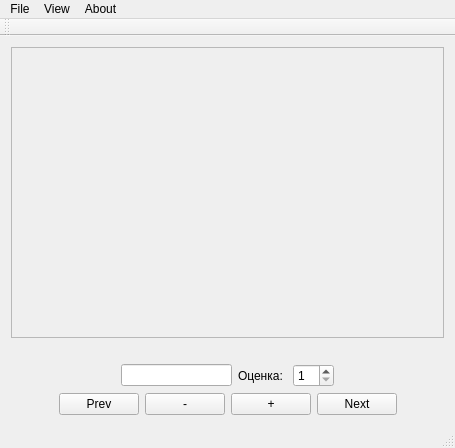
<?xml version="1.0" encoding="UTF-8"?>
<ui version="4.0">
 <class>MainWindow</class>
 <widget class="QMainWindow" name="MainWindow">
  <property name="geometry">
   <rect>
    <x>0</x>
    <y>0</y>
    <width>455</width>
    <height>448</height>
   </rect>
  </property>
  <property name="windowTitle">
   <string>MainWindow</string>
  </property>
  <widget class="QWidget" name="centralWidget">
   <layout class="QVBoxLayout" name="verticalLayout">
    <item>
     <widget class="QScrollArea" name="scrollArea">
      <property name="widgetResizable">
       <bool>true</bool>
      </property>
      <widget class="QWidget" name="scrollAreaWidgetContents">
       <property name="geometry">
        <rect>
         <x>0</x>
         <y>0</y>
         <width>435</width>
         <height>297</height>
        </rect>
       </property>
      </widget>
     </widget>
    </item>
    <item>
     <widget class="QLabel" name="label">
      <property name="text">
       <string/>
      </property>
     </widget>
    </item>
    <item>
     <layout class="QHBoxLayout" name="horizontalLayout">
      <item>
       <spacer name="horizontalSpacer">
        <property name="orientation">
         <enum>Qt::Horizontal</enum>
        </property>
        <property name="sizeHint" stdset="0">
         <size>
          <width>40</width>
          <height>20</height>
         </size>
        </property>
       </spacer>
      </item>
      <item>
       <widget class="QLineEdit" name="lineEdit"/>
      </item>
      <item>
       <widget class="QLabel" name="label_2">
        <property name="text">
         <string>Оценка: </string>
        </property>
       </widget>
      </item>
      <item>
       <widget class="QSpinBox" name="spinBox">
        <property name="minimum">
         <number>1</number>
        </property>
        <property name="maximum">
         <number>10</number>
        </property>
       </widget>
      </item>
      <item>
       <spacer name="horizontalSpacer_2">
        <property name="orientation">
         <enum>Qt::Horizontal</enum>
        </property>
        <property name="sizeHint" stdset="0">
         <size>
          <width>40</width>
          <height>20</height>
         </size>
        </property>
       </spacer>
      </item>
     </layout>
    </item>
    <item>
     <layout class="QHBoxLayout" name="horizontalLayout_2">
      <item>
       <spacer name="horizontalSpacer_3">
        <property name="orientation">
         <enum>Qt::Horizontal</enum>
        </property>
        <property name="sizeHint" stdset="0">
         <size>
          <width>40</width>
          <height>20</height>
         </size>
        </property>
       </spacer>
      </item>
      <item>
       <widget class="QPushButton" name="pushButton_3">
        <property name="text">
         <string>Prev</string>
        </property>
       </widget>
      </item>
      <item>
       <widget class="QPushButton" name="pushButton">
        <property name="text">
         <string>-</string>
        </property>
       </widget>
      </item>
      <item>
       <widget class="QPushButton" name="pushButton_2">
        <property name="text">
         <string>+</string>
        </property>
       </widget>
      </item>
      <item>
       <widget class="QPushButton" name="pushButton_4">
        <property name="text">
         <string>Next</string>
        </property>
       </widget>
      </item>
      <item>
       <spacer name="horizontalSpacer_4">
        <property name="orientation">
         <enum>Qt::Horizontal</enum>
        </property>
        <property name="sizeHint" stdset="0">
         <size>
          <width>40</width>
          <height>20</height>
         </size>
        </property>
       </spacer>
      </item>
     </layout>
    </item>
   </layout>
  </widget>
  <widget class="QMenuBar" name="menuBar">
   <property name="geometry">
    <rect>
     <x>0</x>
     <y>0</y>
     <width>455</width>
     <height>21</height>
    </rect>
   </property>
   <widget class="QMenu" name="menuFile">
    <property name="title">
     <string>File</string>
    </property>
    <addaction name="actionOpen"/>
    <addaction name="actionExit"/>
   </widget>
   <widget class="QMenu" name="menuView">
    <property name="title">
     <string>View</string>
    </property>
    <addaction name="actionZoomIn"/>
    <addaction name="actionZoomOut"/>
    <addaction name="separator"/>
    <addaction name="actionFitToWindow"/>
    <addaction name="actionNormal_Size"/>
   </widget>
   <widget class="QMenu" name="menuAbout">
    <property name="title">
     <string>About</string>
    </property>
    <addaction name="actionHelp"/>
    <addaction name="actionAbout_Program"/>
   </widget>
   <addaction name="menuFile"/>
   <addaction name="menuView"/>
   <addaction name="menuAbout"/>
  </widget>
  <widget class="QToolBar" name="mainToolBar">
   <attribute name="toolBarArea">
    <enum>TopToolBarArea</enum>
   </attribute>
   <attribute name="toolBarBreak">
    <bool>false</bool>
   </attribute>
  </widget>
  <widget class="QStatusBar" name="statusBar"/>
  <action name="actionOpen">
   <property name="text">
    <string>Open</string>
   </property>
  </action>
  <action name="actionExit">
   <property name="text">
    <string>Exit</string>
   </property>
  </action>
  <action name="actionZoomIn">
   <property name="text">
    <string>ZoomIn</string>
   </property>
  </action>
  <action name="actionHelp">
   <property name="text">
    <string>Help</string>
   </property>
  </action>
  <action name="actionAbout_Program">
   <property name="text">
    <string>About Program</string>
   </property>
  </action>
  <action name="actionZoomOut">
   <property name="text">
    <string>ZoomOut</string>
   </property>
  </action>
  <action name="actionFitToWindow">
   <property name="text">
    <string>Fit To Window</string>
   </property>
  </action>
  <action name="actionNormal_Size">
   <property name="text">
    <string>Normal Size</string>
   </property>
  </action>
 </widget>
 <layoutdefault spacing="6" margin="11"/>
 <resources/>
 <connections/>
</ui>
